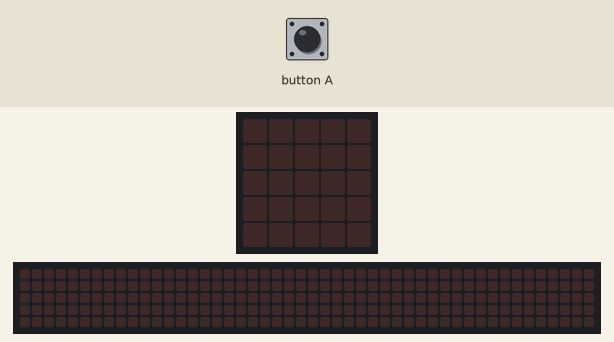
Recording of a program running on a simulated BBC micro:bit (MakeCode). Parts: the board's 5×5 LED display, a strip that is not on the board, showing the scrolling text unrolled. The test bench sets the inputs (shaded band). The 48×5 strip is a reading aid, not a part: it shows the text the display is scrolling, unrolled, one strip-width of it at a time.

Above: at 1.2 s.
1.3 s: button A pressed for 0.15 s
At 1.6 s:
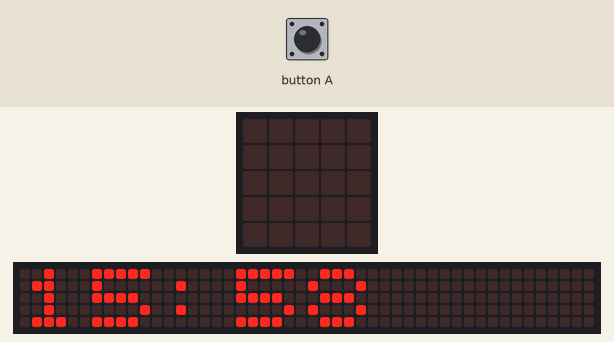
At 1.97 s:
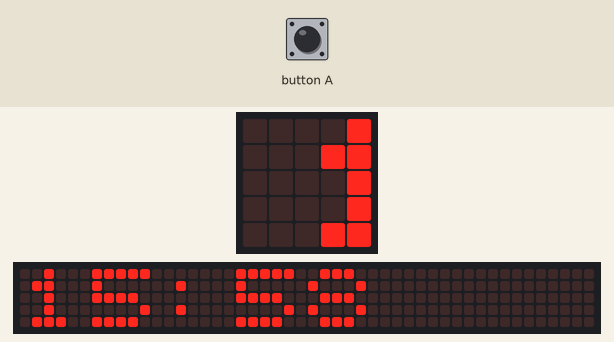
Timing chart, 0 to 4.3 s (numbered marks = the images above; inputs shaded):
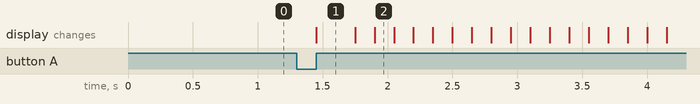

Measured:
- after the input at 1.3 s, the display: changes after 0.15 s (image 1)

The program:

main.ts
```typescript
input.onButtonPressed(Button.A, function () {
    adjust = heure
    time = "" + adjust
    time = "" + time + ":"
    time = "" + time + Math.trunc(minutes / 10)
    time = "" + time + Math.trunc(minutes % 10)
    basic.showString(time)
})
let range2: neopixel.Strip = null
let range: neopixel.Strip = null
let minutes = 0
let heure = 0
let adjust = 0
let time = ""
time = ""
adjust = 0
// Ajuster l'heure lorsque vous démarrerez le micro:bit
heure = 15
// Ajuster les minutes lorsque vous démarrerez le micro:bit
minutes = 58
let strip = neopixel.create(DigitalPin.P12, 40, NeoPixelMode.RGB)
strip.showColor(neopixel.colors(NeoPixelColors.Black))
// Ne pas toucher à cette partie du programme car elle gère votre horloge.
basic.forever(function () {
    basic.pause(60000)
    if (minutes < 59) {
        minutes += 1
    } else {
        minutes = 0
        if (heure < 23) {
            heure += 1
        } else {
            heure = 0
        }
    }
})
basic.forever(function () {
    // Permet d'ajuster l'intensité lumineuse des DEL
    strip.setBrightness(255)
    // Ajuster l'heure à laquelle vous désirez ouvrir les lumières.
    if (heure == 17 && minutes == 0) {
        // Permet de sélectionner des couleurs d'éclairage.  Ici les DEL 0 à 19 sont bleues et les DEL 20 à 40 sont rouges.  Si on veut ajouter d'autres couleurs, il faut créer un nouvelle variable (ex : range3).SI on veut une seule couleur, on retire les blocs en lien avec "range2".
        range = strip.range(0, 20)
        range2 = strip.range(20, 20)
        range.showColor(neopixel.colors(NeoPixelColors.Blue))
        range2.showColor(neopixel.colors(NeoPixelColors.Red))
    }
    // Ajuster l'heure à laquelle vous désirez fermer les lumières.
    if (heure == 7 && minutes == 30) {
        strip.showColor(neopixel.colors(NeoPixelColors.Black))
    }
})
```

test.ts
```typescript
// les tests vont ici ; cela ne sera pas compilé si ce paquet est utilisé en tant qu'extension.
```
